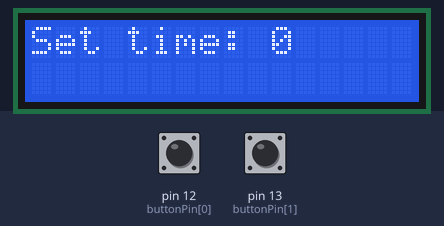
Simulated run of this sketch. Board: Arduino Uno, built with avr-gcc and run on an emulated ATmega328P. On the bench: 16×2 character LCD. The inputs (shaded band) are chosen by the test bench; at power-on: pin 13 (buttonPin[1]) HIGH, pin 12 (buttonPin[0]) HIGH.

Above: at 3.2 s.
3.3 s: pin 13 (buttonPin[1]) pulled LOW for 0.15 s
At 4.2 s:
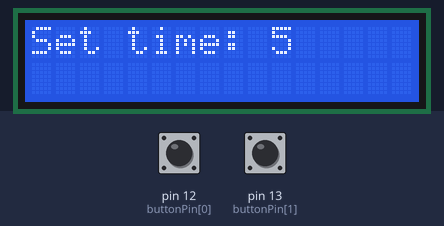
4.9 s: pin 12 (buttonPin[0]) pulled LOW for 0.15 s
At 5.4 s:
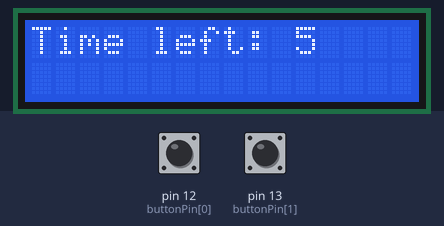
8.0 s: pin 12 (buttonPin[0]) pulled LOW for 1 s
At 9.0 s:
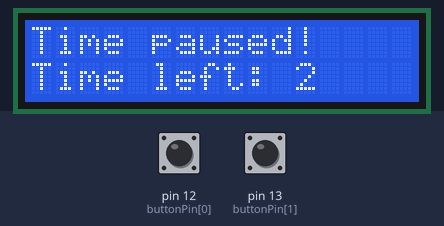
10.5 s: pin 12 (buttonPin[0]) pulled LOW for 0.15 s
At 11.2 s:
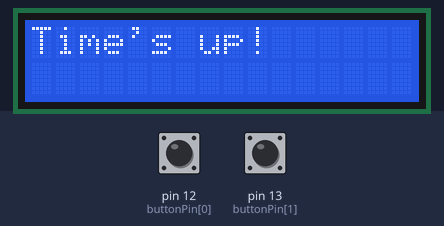
12.1 s: pin 12 (buttonPin[0]) pulled LOW for 3.2 s
At 13.3 s:
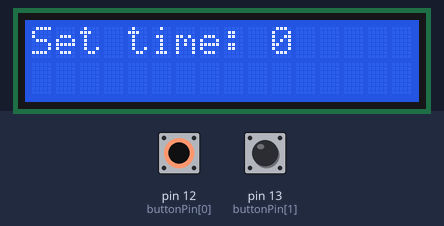
Timing chart, 0 to 15.1 s (numbered marks = the images above; inputs shaded):
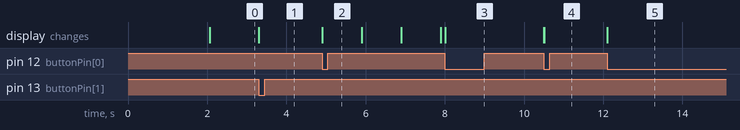

The sketch:

sketch_nov10a.ino
```cpp
#include <LiquidCrystal.h>

LiquidCrystal lcd(2, 3, 8, 9, 10, 11);
int buttonPin[2] = {12, 13};
int prevButtonState[2] = {0, 0};

int currentAppState = 0;
int timeLeft = 0;
int lastTick = 0;
bool needUpdateLcd = true;

void setup() {
  lcd.begin(16, 2);
  pinMode(buttonPin[0], INPUT_PULLUP);
  pinMode(buttonPin[1], INPUT_PULLUP);

  lcd.print("Countdown clock");

  lcd.setCursor(0, 1);

  lcd.print("By Group 4!");
  delay(2000);
}

bool pressed(int btn) {
  int currentState = digitalRead(buttonPin[btn]);
  if (currentState != prevButtonState[btn]) {
    prevButtonState[btn] = currentState;
    if (currentState == LOW)
      return true;
  }
  return false;
}

void updateLcd() {
  switch (currentAppState) {
    case 0:
      lcd.clear();
      lcd.setCursor(0, 0);
      lcd.print("Set time: ");
      lcd.print(timeLeft);
      break;
    case 1:
      lcd.clear();
      lcd.setCursor(0, 0);
      lcd.print("Time left: ");
      lcd.print(timeLeft);
      break;
    case 2:
      lcd.clear();
      lcd.setCursor(0, 0);
      lcd.print("Time paused!");
      lcd.setCursor(0, 1);
      lcd.print("Time left: ");
      lcd.print(timeLeft);
      break;
    case 3:
      lcd.clear();
      lcd.setCursor(0, 0);
      lcd.print("Time's up!");
  }
}

void loop() {
  bool a = pressed(0);
  bool b = pressed(1);

  // 0 is for setting, 1 is running, 2 is paused.
  switch (currentAppState) {
    case 0:
      if (b) {
        timeLeft += 5;
        needUpdateLcd = true;
      }
      else if (a) {
        if (timeLeft <= 0)
          break;
        currentAppState = 1;
        lastTick = millis();
        needUpdateLcd = true;
      }
      break;
    case 1:
      if (a) {
        currentAppState = 2;
        needUpdateLcd = true;
      }
      else if (millis() - lastTick >= 1000) {
        lastTick += 1000;
        timeLeft--;
        if (timeLeft <= 0)
          currentAppState = 3;
        needUpdateLcd = true;
      }
      break;
    case 2:
      if (a) {
        currentAppState = 1;
        needUpdateLcd = true;
      }
      else if (b) {
        currentAppState = 0;
        timeLeft = 0;
        needUpdateLcd = true;
      }
      break;
    case 3:
      if (a || b) {
        currentAppState = 0;
        timeLeft = 0;
        needUpdateLcd = true;
      }
      break;
  }

  if (needUpdateLcd) {
    updateLcd();
    needUpdateLcd = false;
  }
}
```

Measured:
- after the input at 3.3 s, the display: changes at once (image 1)
- after the input at 4.9 s, the display: changes at once (image 2)
- after the input at 8.0 s, the display: changes at once (image 3)
- after the input at 10.5 s, the display: first changes at once (image 4 shows a later state)
- after the input at 12.1 s, the display: changes at once (image 5)
